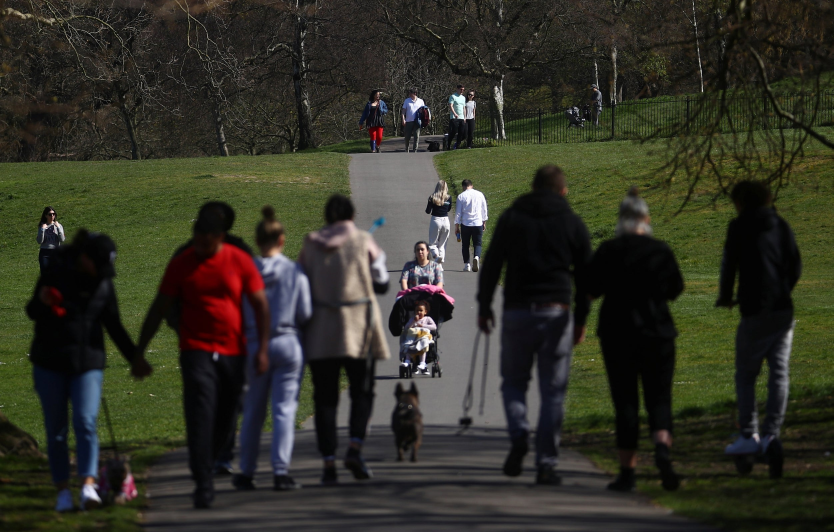
#> input picture extra_tests/day/LondonCoronavirus0504a.jpg, 2500 x 1596 px, found by its file name (shown at 1/3 size); its folder holds 4 pictures in this run; the run also reads 2 pictures not shown here
$ python helpers.py
#> lines starting #> are read from the running program, lines starting #| are printed output that depends on the picture
"""
Helper functions for file reading and feature extraction

"""
import sys
import os
import cv2
import numpy as np
from os import path

IMAGE_DIR = path.join(path.dirname(path.realpath(__file__)),os.pardir,'day_night_images')
CLASS_DIRS = {
    "day": path.join(IMAGE_DIR,'day'),
    "night": path.join(IMAGE_DIR,'night')
}

FLAT_INTENSITIES_SHAPE = (32,32)
HISTOGRAM_BINS = 64


# [11 lines left out: function flat_intensities, not called in this run]

def _histogram(image_file,channel):
    if isinstance(image_file, str):
        img = cv2.imread(image_file)
        img = cv2.cvtColor(img, cv2.COLOR_BGR2RGB)
    elif isinstance(image_file,np.ndarray):
        img = image_file
    else:
        raise Exception("Has to be a path or np array")
    img = cv2.cvtColor(img, cv2.COLOR_RGB2HSV)
    hist = cv2.calcHist([img],[channel],None,[HISTOGRAM_BINS],[0,256])
    hist = hist.flatten()
    hist = hist/sum(hist)
    return hist

# [5 lines left out: function v_histogram, not called in this run]

def h_histogram(image_file):
    '''
        histogram of hue channel
    '''
    return _histogram(image_file , 0)

# [9 lines left out: functions just_image, image_sized_down, not called in this run]

def read_files(feature_function,CLASS_DIRS=CLASS_DIRS):
    '''
        feature_function: the function that reads the image and extracts a feature
        the feature is (N0,1) shape
    '''
    print ("Reading files...")
    feature_list = []
    label_list   = []
    for class_name, class_dir in CLASS_DIRS.items():
        for subdir, dirs, files in os.walk(class_dir):
            for image in files:
                label_list.append(class_name)
                feature_list.append(feature_function(class_dir + os.sep + image))
#> this loop made 4 passes
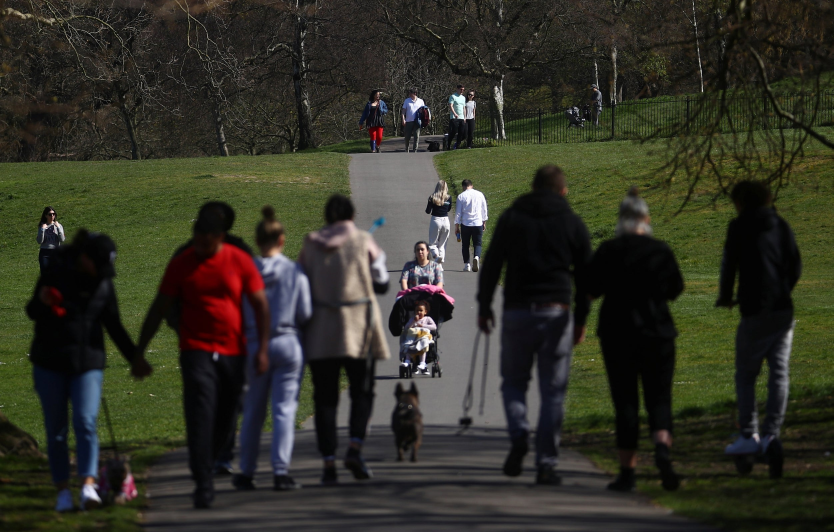
#> input picture extra_tests/day/LondonCoronavirus0504a.jpg, 2500 x 1596 px, found by its file name (shown at 1/3 size)
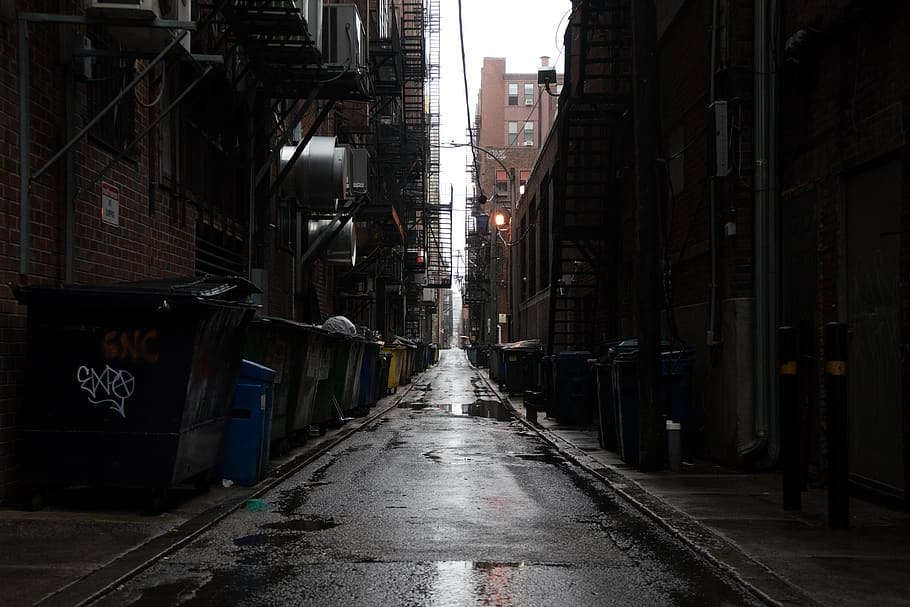
#> input picture extra_tests/day/boston-united-states-ally-brick.jpg, 910 x 607 px, found by its file name
#> after the loop, feature_list = 4 items; label_list = ['day', 'day', 'day', 'day']

    return np.asarray(feature_list), np.asarray(label_list)

# [19 lines left out: functions add_extra_tests, get_extra_tests, not called in this run]

if __name__ == "__main__":
    imgs, labels = read_files(feature_function=h_histogram)
    print(imgs.shape)
#| (4, 64)
